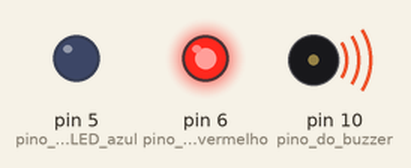
Bench run of a sketch on a simulated Arduino Uno, built with avr-gcc and run on an emulated ATmega328P. On the bench: output pins drawn as LEDs (lit = HIGH), buzzer (waves = sounding).

Above: at 0.1 s.
At 2.7 s:
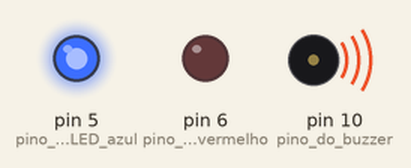
Timing chart, 0 to 3.0 s (numbered marks = the images above):
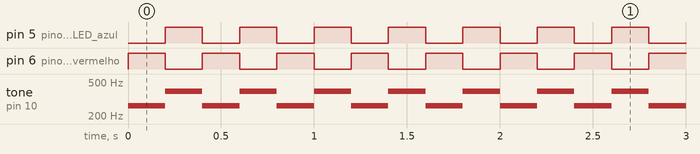

Measured:
- by itself, pin 5 (pino_do_LED_azul), pin 6 (pino_do_LED_vermelho): alternates HIGH for 0.20 s and LOW for 0.20 s
- by itself, tone on pin 10 (pino_do_buzzer): alternates 390 Hz for 0.20 s and 262 Hz for 0.20 s

The sketch:

sirene_LED.ino
```cpp
void setup() {
  pinMode(10,OUTPUT); //pino do buzzer
  pinMode(6,OUTPUT); //pino do LED vermelho
  pinMode(5, OUTPUT); //pino do LED azul
}

void loop() {
  digitalWrite(6, HIGH); //acende o LED vermelho
  digitalWrite(5, LOW); //apaga o LED azul
  tone(10, 262, 200); //tone(Pinofalante, frequencia, tempo);
  delay(200); //deixa o buzzer tocando e o LED aceso por 2s
  digitalWrite(6, LOW); //apaga o LED vermelho
  digitalWrite(5, HIGH); //apaga o LED azul
  tone(10, 390, 200); //tone(Pinofalante, frequencia, tempo);
  delay(200);
}
```
